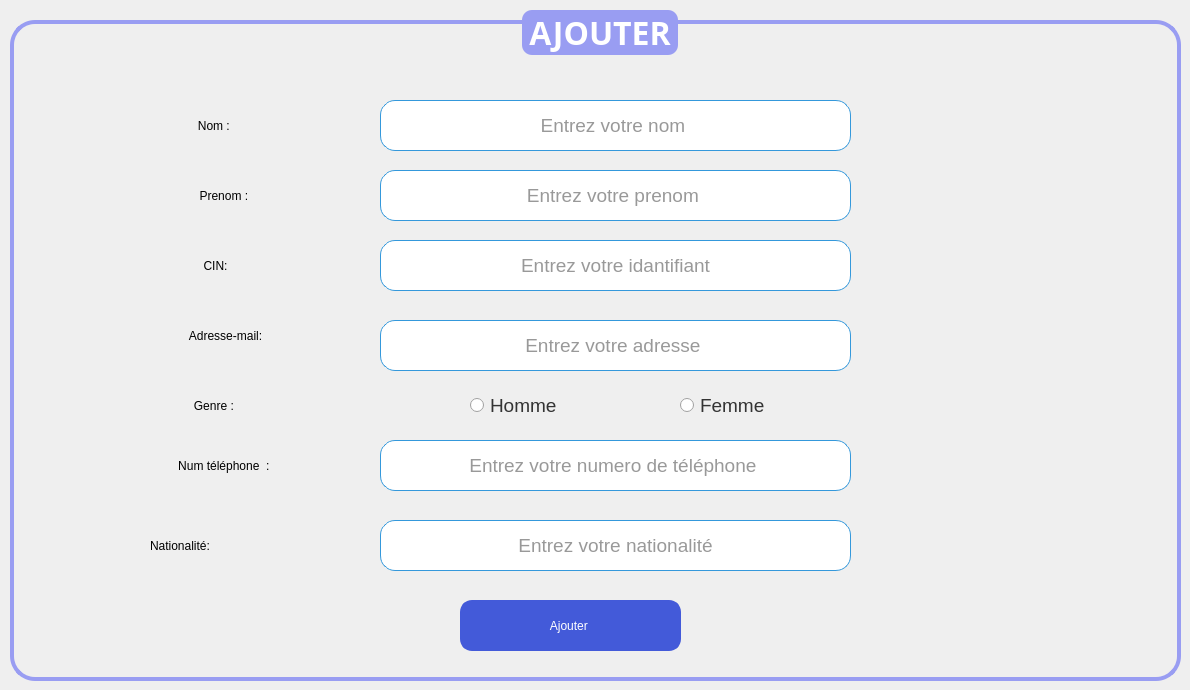
    <widget class="QWidget" name="Ajouter">
     <attribute name="title">
      <string>Ajouter</string>
     </attribute>
     <widget class="QGroupBox" name="groupBox">
      <property name="geometry">
       <rect>
        <x>10</x>
        <y>10</y>
        <width>1171</width>
        <height>671</height>
       </rect>
      </property>
      <property name="font">
       <font>
        <family>Trebuchet MS</family>
        <pointsize>24</pointsize>
        <bold>true</bold>
       </font>
      </property>
      <property name="styleSheet">
       <string notr="true">/* Style de base pour la QGroupBox */
QGroupBox {
    border: 4px solid #999DF2; /* Bordure de la même couleur que le fond du titre */
    border-radius: 25px; /* Coins arrondis */
    margin-top: 10px; /* Marge en haut */
}

/* Style du titre de la QGroupBox */
QGroupBox::title {
    subcontrol-origin: margin;
    subcontrol-position: top center;
    padding: 0 3px;
    background-color: #999DF2; /* Fond remplacé par #999DF2 */
    color: #ffffff; /* Texte blanc pour le titre */
    border-radius: 10px; /* Coins arrondis du titre */

}

/* Style des QLabel à l'intérieur de la QGroupBox */
QLabel {
    color: #000000; /* Couleur du texte */
}

/* Style des QRadioButton à l'intérieur de la QGroupBox */
QRadioButton {
    color: #333333; /* Couleur du texte */
}

/* Style des QComboBox à l'intérieur de la QGroupBox */
QComboBox {
    background-color: #ffffff; /* Fond blanc */
    color: #333333; /* Couleur du texte */
    border: 1px solid #3498db; /* Bordure bleue */
    border-radius: 3px; /* Coins arrondis */
    padding: 2px; /* Espacement interne */
}

/* Style des QLineEdit à l'intérieur de la QGroupBox */
QLineEdit {
    background-color: #ffffff; /* Fond blanc */
    color: #333333; /* Couleur du texte */
    border: 1px solid #3498db; /* Bordure bleue */
    border-radius: 3px; /* Coins arrondis */
    padding: 2px; /* Espacement interne */
}

/* Style des QSpinBox à l'intérieur de la QGroupBox */
QSpinBox {
    background-color: #ffffff; /* Fond blanc */
    color: #333333; /* Couleur du texte */
    border: 1px solid #3498db; /* Bordure bleue */
    border-radius: 3px; /* Coins arrondis */
    padding: 2px; /* Espacement interne */
}

/* Style général pour les widgets lorsqu'ils sont désactivés */
QWidget:disabled {
    background-color: #f0f0f0; /* Fond gris clair pour les widgets désactivés */
    color: #a0a0a0; /* Couleur du texte grise pour les widgets désactivés */
}</string>
      </property>
      <property name="title">
       <string>AJOUTER</string>
      </property>
      <property name="alignment">
       <set>Qt::AlignmentFlag::AlignCenter</set>
      </property>
      <widget class="QLabel" name="label">
       <property name="geometry">
        <rect>
         <x>140</x>
         <y>100</y>
         <width>131</width>
         <height>31</height>
        </rect>
       </property>
       <property name="styleSheet">
        <string notr="true">font: italic 14pt &quot;Times New Roman&quot;;
border-radius :15px</string>
       </property>
       <property name="text">
        <string>Nom : </string>
       </property>
       <property name="alignment">
        <set>Qt::AlignmentFlag::AlignCenter</set>
       </property>
      </widget>
      <widget class="QLabel" name="label_2">
       <property name="geometry">
        <rect>
         <x>150</x>
         <y>170</y>
         <width>131</width>
         <height>31</height>
        </rect>
       </property>
       <property name="styleSheet">
        <string notr="true">font: italic 14pt &quot;Times New Roman&quot;;
border-radius :15px</string>
       </property>
       <property name="text">
        <string>Prenom : </string>
       </property>
       <property name="alignment">
        <set>Qt::AlignmentFlag::AlignCenter</set>
       </property>
      </widget>
      <widget class="QLabel" name="label_3">
       <property name="geometry">
        <rect>
         <x>120</x>
         <y>240</y>
         <width>171</width>
         <height>31</height>
        </rect>
       </property>
       <property name="styleSheet">
        <string notr="true">font: italic 14pt &quot;Times New Roman&quot;;
border-radius :15px</string>
       </property>
       <property name="text">
        <string>CIN:</string>
       </property>
       <property name="alignment">
        <set>Qt::AlignmentFlag::AlignCenter</set>
       </property>
      </widget>
      <widget class="QLabel" name="label_4">
       <property name="geometry">
        <rect>
         <x>150</x>
         <y>310</y>
         <width>131</width>
         <height>31</height>
        </rect>
       </property>
       <property name="styleSheet">
        <string notr="true">font: italic 14pt &quot;Times New Roman&quot;;
border-radius :15px</string>
       </property>
       <property name="text">
        <string>Adresse-mail:</string>
       </property>
       <property name="alignment">
        <set>Qt::AlignmentFlag::AlignCenter</set>
       </property>
      </widget>
      <widget class="QLabel" name="label_5">
       <property name="geometry">
        <rect>
         <x>140</x>
         <y>380</y>
         <width>131</width>
         <height>31</height>
        </rect>
       </property>
       <property name="styleSheet">
        <string notr="true">font: italic 14pt &quot;Times New Roman&quot;;
border-radius :15px</string>
       </property>
       <property name="text">
        <string>Genre : </string>
       </property>
       <property name="alignment">
        <set>Qt::AlignmentFlag::AlignCenter</set>
       </property>
      </widget>
      <widget class="QLabel" name="label_6">
       <property name="geometry">
        <rect>
         <x>120</x>
         <y>440</y>
         <width>191</width>
         <height>31</height>
        </rect>
       </property>
       <property name="styleSheet">
        <string notr="true">font: italic 14pt &quot;Times New Roman&quot;;
border-radius :15px</string>
       </property>
       <property name="text">
        <string>Num téléphone  : </string>
       </property>
       <property name="alignment">
        <set>Qt::AlignmentFlag::AlignCenter</set>
       </property>
      </widget>
      <widget class="QLineEdit" name="lineedit_nom">
       <property name="geometry">
        <rect>
         <x>370</x>
         <y>90</y>
         <width>471</width>
         <height>51</height>
        </rect>
       </property>
       <property name="font">
        <font>
         <pointsize>14</pointsize>
        </font>
       </property>
       <property name="styleSheet">
        <string notr="true">border-radius :15px</string>
       </property>
       <property name="alignment">
        <set>Qt::AlignmentFlag::AlignCenter</set>
       </property>
       <property name="placeholderText">
        <string>Entrez votre nom </string>
       </property>
      </widget>
      <widget class="QLineEdit" name="lineedit_prenom">
       <property name="geometry">
        <rect>
         <x>370</x>
         <y>160</y>
         <width>471</width>
         <height>51</height>
        </rect>
       </property>
       <property name="font">
        <font>
         <pointsize>14</pointsize>
        </font>
       </property>
       <property name="styleSheet">
        <string notr="true">border-radius :15px</string>
       </property>
       <property name="alignment">
        <set>Qt::AlignmentFlag::AlignCenter</set>
       </property>
       <property name="placeholderText">
        <string>Entrez votre prenom </string>
       </property>
      </widget>
      <widget class="QLineEdit" name="lineedit_adresse">
       <property name="geometry">
        <rect>
         <x>370</x>
         <y>310</y>
         <width>471</width>
         <height>51</height>
        </rect>
       </property>
       <property name="font">
        <font>
         <pointsize>14</pointsize>
        </font>
       </property>
       <property name="styleSheet">
        <string notr="true">border-radius :15px</string>
       </property>
       <property name="alignment">
        <set>Qt::AlignmentFlag::AlignCenter</set>
       </property>
       <property name="placeholderText">
        <string>Entrez votre adresse </string>
       </property>
      </widget>
      <widget class="QLineEdit" name="lineedit_tel">
       <property name="geometry">
        <rect>
         <x>370</x>
         <y>430</y>
         <width>471</width>
         <height>51</height>
        </rect>
       </property>
       <property name="font">
        <font>
         <pointsize>14</pointsize>
        </font>
       </property>
       <property name="styleSheet">
        <string notr="true">border-radius :15px</string>
       </property>
       <property name="alignment">
        <set>Qt::AlignmentFlag::AlignCenter</set>
       </property>
       <property name="placeholderText">
        <string>Entrez votre numero de téléphone </string>
       </property>
      </widget>
      <widget class="QRadioButton" name="radiobutton_homme">
       <property name="geometry">
        <rect>
         <x>460</x>
         <y>380</y>
         <width>151</width>
         <height>31</height>
        </rect>
       </property>
       <property name="font">
        <font>
         <pointsize>14</pointsize>
        </font>
       </property>
       <property name="styleSheet">
        <string notr="true">border-radius :15px</string>
       </property>
       <property name="text">
        <string>Homme</string>
       </property>
      </widget>
      <widget class="QRadioButton" name="radiobutton_femme">
       <property name="geometry">
        <rect>
         <x>670</x>
         <y>380</y>
         <width>151</width>
         <height>31</height>
        </rect>
       </property>
       <property name="font">
        <font>
         <pointsize>14</pointsize>
        </font>
       </property>
       <property name="styleSheet">
        <string notr="true">border-radius :15px</string>
       </property>
       <property name="text">
        <string>Femme</string>
       </property>
      </widget>
      <widget class="QPushButton" name="pushButton_ajouter">
       <property name="geometry">
        <rect>
         <x>450</x>
         <y>590</y>
         <width>221</width>
         <height>51</height>
        </rect>
       </property>
       <property name="styleSheet">
        <string notr="true">/* Style de base pour le QPushButton */
QPushButton {
    background-color: #435AD9;  /* Bleu vif pour un look frais et moderne */
    color: #ffffff;              /* Texte blanc */
    border: 3px solid #435AD9;  /* Bordure de la même couleur que le fond */
    border-radius: 12px;        /* Coins arrondis */
    padding: 8px 12px;          /* Espacement interne */
    font: 75 18pt &quot;Times New Roman&quot;; /* Police en gras */
}

/* Style du QPushButton lorsqu'il est survolé */
QPushButton:hover {
    background-color: #5f7cd8;   /* Bleu plus clair au survol */
    border: 3px solid #5f7cd8;   /* Bordure de la même couleur que le fond survolé */
}

/* Style du QPushButton lorsqu'il est pressé (clic) */
QPushButton:pressed {
    background-color: #3b4fbf;   /* Bleu foncé au clic */
    border: 3px solid #3b4fbf;   /* Bordure de la même couleur que le fond pressé */
}

/* Style du QPushButton lorsqu'il est en focus (tabulation) */
QPushButton:focus {
    outline: none;               /* Supprimer le contour par défaut */
    border: 2px solid #2e8a56;  /* Bordure plus foncée lorsqu'en focus */
}

/* Style du QPushButton lorsqu'il est désactivé */
QPushButton:disabled {
    background-color: #b0b0b0;   /* Fond gris clair pour les boutons désactivés */
    color: #707070;              /* Couleur du texte grise pour les boutons désactivés */
    border: 2px solid #b0b0b0;   /* Bordure grise pour les boutons désactivés */
}

/* Style général pour les widgets lorsqu'ils sont désactivés */
QWidget:disabled {
    background-color: #f0f0f0;   /* Fond gris clair pour les widgets désactivés */
    color: #a0a0a0;              /* Couleur du texte grise pour les widgets désactivés */
}
</string>
       </property>
       <property name="text">
        <string>Ajouter </string>
       </property>
      </widget>
      <widget class="QLineEdit" name="lineedit_cin">
       <property name="geometry">
        <rect>
         <x>370</x>
         <y>230</y>
         <width>471</width>
         <height>51</height>
        </rect>
       </property>
       <property name="font">
        <font>
         <pointsize>14</pointsize>
        </font>
       </property>
       <property name="styleSheet">
        <string notr="true">border-radius :15px</string>
       </property>
       <property name="alignment">
        <set>Qt::AlignmentFlag::AlignCenter</set>
       </property>
       <property name="placeholderText">
        <string>Entrez votre idantifiant</string>
       </property>
      </widget>
      <widget class="QLabel" name="label_13">
       <property name="geometry">
        <rect>
         <x>140</x>
         <y>520</y>
         <width>171</width>
         <height>31</height>
        </rect>
       </property>
       <property name="styleSheet">
        <string notr="true">font: italic 14pt &quot;Times New Roman&quot;;
border-radius :15px</string>
       </property>
       <property name="text">
        <string>Nationalité:</string>
       </property>
      </widget>
      <widget class="QLineEdit" name="lineedit_nationalite">
       <property name="geometry">
        <rect>
         <x>370</x>
         <y>510</y>
         <width>471</width>
         <height>51</height>
        </rect>
       </property>
       <property name="font">
        <font>
         <family>Segoe UI</family>
         <pointsize>14</pointsize>
         <italic>false</italic>
        </font>
       </property>
       <property name="styleSheet">
        <string notr="true">border-radius :15px</string>
       </property>
       <property name="maxLength">
        <number>32778</number>
       </property>
       <property name="alignment">
        <set>Qt::AlignmentFlag::AlignCenter</set>
       </property>
       <property name="placeholderText">
        <string>Entrez votre nationalité</string>
       </property>
      </widget>
     </widget>
    </widget>
